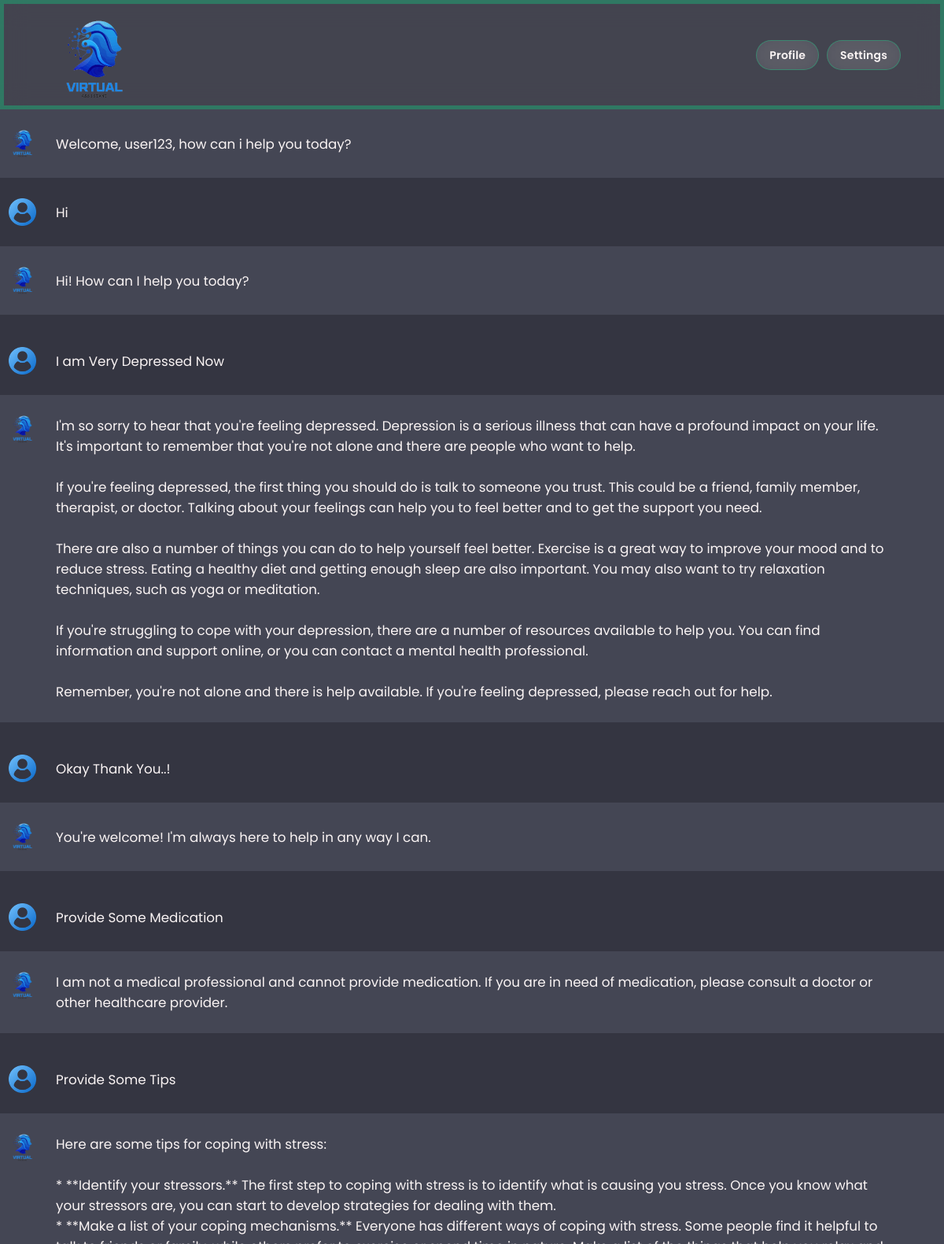
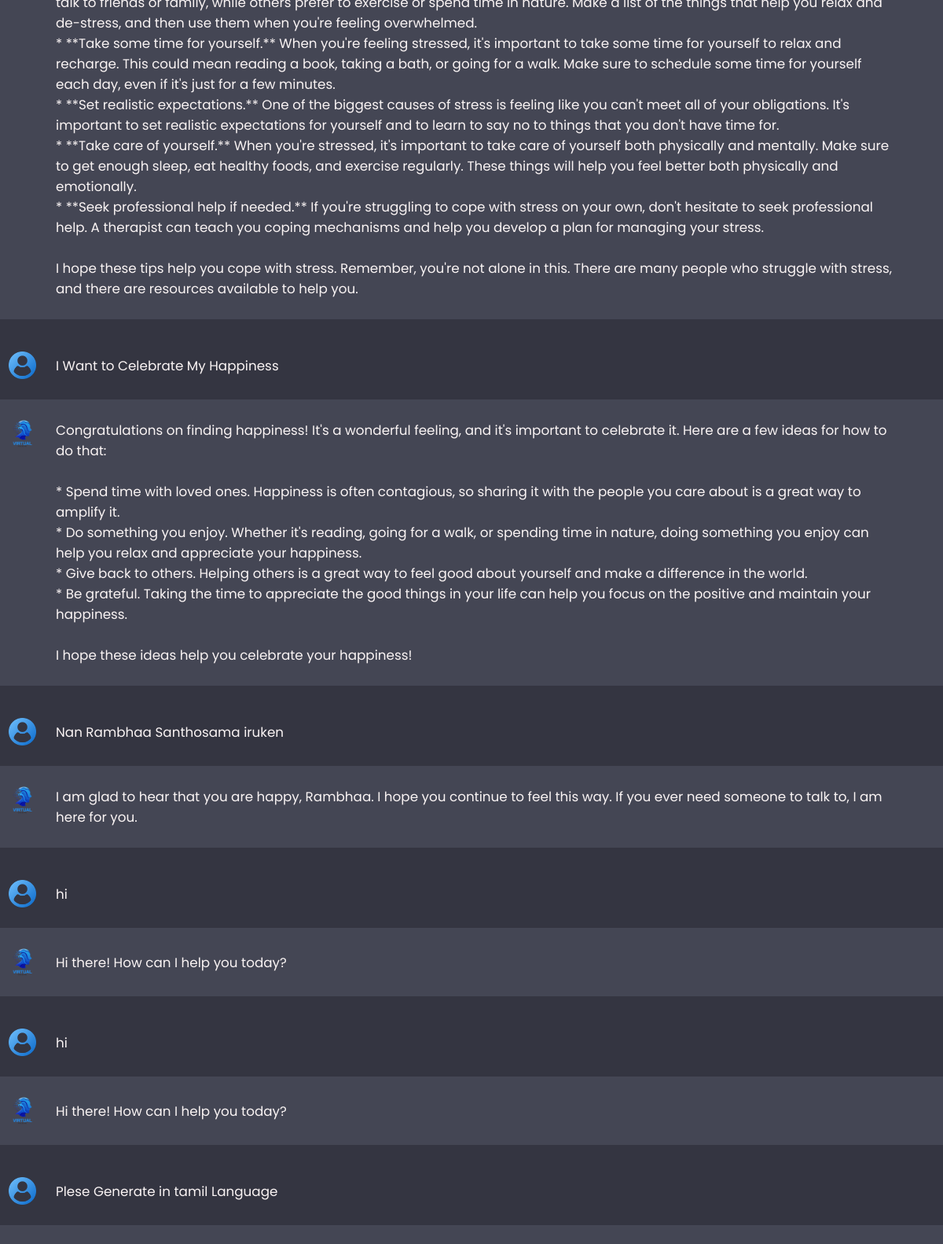
Screenshot of /chatEase/ (signed in, upper part) with the database file from the repository (2 pictures, top to bottom).
### ChatBot/models.py (models this page shows, shortened)
class Chat(models.Model):
    user = models.ForeignKey(User, on_delete=models.CASCADE)
    message = models.TextField()
    response = models.TextField()
    created_at = models.DateTimeField(auto_now_add=True)

### ChatBot/views.py (the view)
# urls.py: path("chatEase/", ChatViews.chatBot, name="chat")
def chatBot(request):
    chats = Chat.objects.filter(user=request.user)
    if request.method == 'POST':
        message = request.POST.get('message')
        response = ask_bard(message)
        chat = Chat(user=request.user, message=message, response=response, created_at=timezone.now())
        chat.save()
        return JsonResponse({'message': message, 'response': response})
    return render(request, 'chatEase.html', {'chats': chats})

### ChatBot/templates/chatEase.html (shortened to what this page needs)
<!DOCTYPE html>
{% load static %}
<html lang="en">
<head>
	<link rel="stylesheet" href="https://cdnjs.cloudflare.com/ajax/libs/normalize/5.0.0/normalize.min.css">
	<link rel="stylesheet" href="{% static 'Styles/stylesChat.css' %}">
</head>
<body>
	<header class="nav">
		<a href="/" aria-current="page" class="logo-link w-inline-block w--current">
			<img src="{% static 'media/vir.png' %}" loading="eager" alt="empathEase logo" class="logo">
		</a>
		<div class="nav-buttons">
			<div class="button-primary w-inline-block profile-button" onclick="toggleProfileMenu()">
				<div class="button-text">Profile</div>
			</div>
			<div class="button-primary w-inline-block settings-button" onclick="toggleSettingsMenu()">
				<div class="button-text">Settings</div>
			</div>
		</div>
	</header>
	<div class="chat-container">
		{% if user.is_authenticated %}
		<div class="chat incoming">
			<div class="chat-content">
				<div class="chat-details">
					<img src="{% static 'media/vir.png' %}" alt="Ease">
					<p>Welcome, {{user.username}}, how can i help you today?</p>
				</div>
			</div>
		</div>
		{% endif %}
		<ul class="list-unstyled messages-list">
			{% for chat in chats %}
				{% if chat.user == request.user %}
					<li class="message sent">
						<div class="chat outgoing">
							<div class="chat-content">
								<div class="chat-details">
									<img src="{% static 'media/Killua-Example.png' %}" alt="You">
									<p>{{chat.message}}</p>
								</div>
							</div>
						</div>
						<div class="chat incoming">
							<div class="chat-content">
								<div class="chat-details">
									<img src="{% static 'media/vir.png' %}" alt="Ease">
									<p>{{chat.response}}</p>
								</div>
							</div>
						</div>
					</li>
				{% endif %}
			{% endfor %}
		</ul>
	</div>
</body>
</html>

### static/Styles/stylesChat.css (style rules this page uses)
* { margin: 0; padding: 0; box-sizing: border-box; font-family: "Poppins", sans-serif; }
:root { --text-color: #faf4f4; --icon-color: #acacbe; --icon-hover-bg: #5b5e71; --placeholder-color: #dcdcdc; --outgoing-chat-bg: #343541; --incoming-chat-bg: #444654; --outgoing-chat-border: #343541; --incoming-chat-border: #444654; }
body { background: var(--outgoing-chat-bg); }
.chat-container { overflow-y: auto; max-height: 100vh; padding-bottom: 300px; }
:where(.chat-container, input)::-webkit-scrollbar { width: 6px; }
:where(.chat-container, input)::-webkit-scrollbar-track { background: var(--incoming-chat-bg); border-radius: 25px; }
:where(.chat-container, input)::-webkit-scrollbar-thumb { background: var(--icon-color); border-radius: 25px; }
.chat-container .chat { padding: 25px 10px; display: flex; justify-content: center; color: var(--text-color); }
.chat-container .chat.outgoing { background: var(--outgoing-chat-bg); border: 1px solid var(--outgoing-chat-border); }
.chat-container .chat.incoming { background: var(--incoming-chat-bg); border: 1px solid var(--incoming-chat-border); }
.chat .chat-content { display: flex; max-width: 1200px; width: 100%; align-items: flex-start; justify-content: space-between; }
.chat .chat-details { display: flex; align-items: center; }
.chat .chat-details img { width: 35px; height: 35px; align-self: flex-start; object-fit: cover; border-radius: 2px; }
.chat .chat-details p { white-space: pre-wrap; font-size: 1.05rem; padding: 0 50px 0 25px; color: var(--text-color); word-break: break-word; }
.sent { background-color: #dcf8c6; align-self: flex-end; }
.messages-list { padding-left: 0; }
.message { margin-bottom: 15px; list-style: none; }
.nav { z-index: 5000; max-width: none; justify-content: space-between; align-items: stretch; margin-left: auto; margin-right: auto; padding: 8px 40px; display: flex; position: relative; -webkit-backdrop-filter: blur(16px); backdrop-filter: blur(16px); color: #fff; background-color: rgba(255, 255, 255, 0.08); border: 5px solid rgba(6, 240, 146, 0.3); }
.logo-link { flex-direction: column; justify-content: center; align-items: center; display: flex; margin-top: 12px; }
.logo { width: 150px; height: auto; }
img { max-width: 100%; display: inline-block; position: static; }
img { max-width: 100%; vertical-align: middle; display: inline-block; }
img { border: 0; }
.w-inline-block { max-width: 100%; display: inline-block; }
a { color: #fff; }
a { background-color: transparent; }
.nav-buttons { flex-direction: row; align-items: center; display: flex; }
.button-text { letter-spacing: .2px; font-size: 14px; font-weight: 600; }
.button-primary { -webkit-backdrop-filter: blur(16px); backdrop-filter: blur(16px); color: var(--text-color); background-color: rgba(255,255,255,.08); border: 1px solid rgba(6, 240, 146, 0.3); border-radius: 32px; align-items: center; padding: 6px 16px; font-weight: 400; line-height: 24px; text-decoration: none; transition: border-color .2s; display: flex; margin-right: 10px; }

### rows the page displays
Chat: message "Hi", response "Hi! How can I help you today?"
Chat: message "I am Very Depressed Now", response "I'm so sorry to hear that you're feeling depressed. Depression is a serious illness that can have a profound impact on your life. It's important to remember that you're not alone and there are people who want to help. If you're feeling depressed, the first thing you should do is talk to someone you trust. This could be a friend, family member, therapist, or doctor. Talking about your feelings can help you to feel better and to get the support you need. There are also a number of things you can do to help yourself feel better. Exercise is a great way to improve your mood and to reduce stress. Eating a healthy diet and getting enough sleep are also important. You may also want to try…"
Chat: message "Okay Thank You..!", response "You're welcome! I'm always here to help in any way I can."
Chat: message "Provide Some Medication", response "I am not a medical professional and cannot provide medication. If you are in need of medication, please consult a doctor or other healthcare provider."
Chat: message "Provide Some Tips", response "Here are some tips for coping with stress: * **Identify your stressors.** The first step to coping with stress is to identify what is causing you stress. Once you know what your stressors are, you can start to develop strategies for dealing with them. * **Make a list of your coping mechanisms.** Everyone has different ways of coping with stress. Some people find it helpful to talk to friends or family, while others prefer to exercise or spend time in nature. Make a list of the things that help you relax and de-stress, and then use them when you're feeling overwhelmed. * **Take some time for yourself.** When you're feeling stressed, it's important to take some time for yourself to relax and…"
Chat: message "I Want to Celebrate My Happiness", response "Congratulations on finding happiness! It's a wonderful feeling, and it's important to celebrate it. Here are a few ideas for how to do that: * Spend time with loved ones. Happiness is often contagious, so sharing it with the people you care about is a great way to amplify it. * Do something you enjoy. Whether it's reading, going for a walk, or spending time in nature, doing something you enjoy can help you relax and appreciate your happiness. * Give back to others. Helping others is a great way to feel good about yourself and make a difference in the world. * Be grateful. Taking the time to appreciate the good things in your life can help you focus on the positive and maintain your…"
Chat: message "Nan Rambhaa Santhosama iruken", response "I am glad to hear that you are happy, Rambhaa. I hope you continue to feel this way. If you ever need someone to talk to, I am here for you."
Chat: message "hi", response "Hi there! How can I help you today?"
Chat: message "hi", response "Hi there! How can I help you today?"
Chat: message "Plese Generate in tamil Language"

### other values shown
{{ user.username }} "user123"
